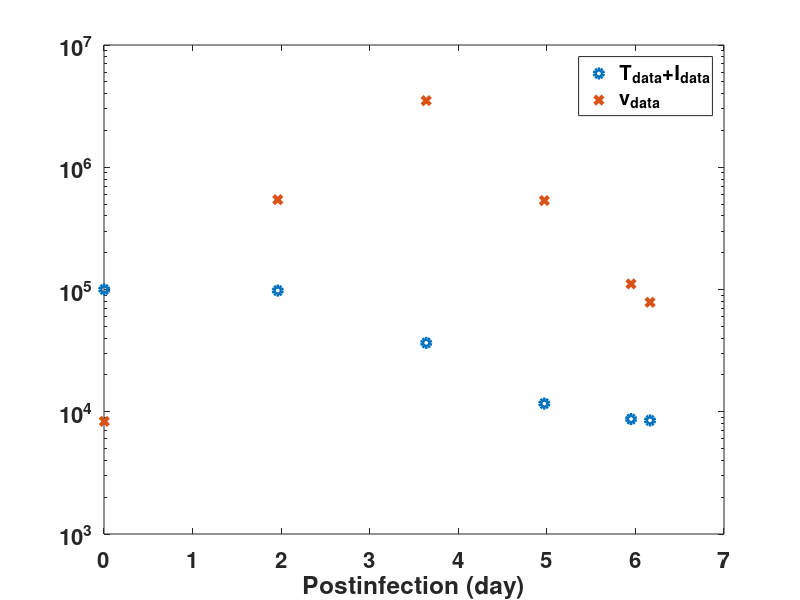

Recreate this plot in MATLAB. (Note: this script raises an error after producing the figure.)
%% Parameter estimation 
% take some time!!!!!!!!!!!!!!!
clc
clear all
close all
set(0,'DefaultAxesFontSize',16)
 set(0,'DefaultAxesFontWeight','bold');
set(0, 'DefaultLineLineWidth', 3);
% viral dynamics 


% time scale & Initials

tspan = linspace(0,10,20000); 
t=tspan;
dt = tspan(2)-tspan(1);
T0=100000; %copies/ml
I0=0;
v0=10000;
V = 1; %5kg*70ml/kg=350ml
Initials=[T0*V I0*V v0*V];
beta = 3.15e-07/V;
p = 11000;
c = 60; 
k=6; % eclipse
delta = 2.1;



T=zeros(length(t),1);
I=zeros(length(t),1);
I2= zeros(length(t),1);
v=zeros(length(t),1);
T(1)=Initials(1);
I(1)=Initials(2);
v(1)=Initials(3);
%%
for i=1:length(t)-1
   
T(i+1)=T(i)-beta*T(i)*v(i)*dt;
I(i+1)=I(i)+(beta*T(i)*v(i)-delta*I(i))*dt;
v(i+1)=v(i)+(p*I(i)-c*v(i))*dt;
T1 = [T(i+1)>0];
I1 = [I(i+1)>0];
I3 = [I2(i+1)>0];
v1 = [v(i+1)>0];
T(i+1) = T(i+1)*T1;
I(i+1) = I(i+1)*I1;
v(i+1) = v(i+1)*v1;
end
ITOT =I;
CTOT = T+I;
vTOT = v;
fulldata = [t' T+I t' v]; 
rng(6)
m=10;
partial_data = (datasample(fulldata(1:15000,:),6));
%%


figure(1)
semilogy(partial_data(:,1),partial_data(:,2),'o',partial_data(:,3),partial_data(:,4),'x')
xlabel('Postinfection (day)')
legend('T_{data}+I_{data}','v_{data}')



%% initial guess and simulation
T=zeros(length(t),1);
I=zeros(length(t),1);
I2= zeros(length(t),1);
v=zeros(length(t),1);
params1(1) = 3e-7;% beta 3.15e-7; %v(0)*V
params1(2) = k;%6; %k 

params1(3) = 1.9 ;%2.1; % delta 
params1(4) =10000;%11000; % p
params1(5) = c;%500; %p'=p/c
%%
Initials=[T0*V,I0*V,v0*V];
T(1)=Initials(1);
I(1)=Initials(2);
v(1)=Initials(3);
% full model
for i=1:length(t)-1
T(i+1)=T(i)-params1(1)*T(i)*v(i)*dt;
I(i+1)=I(i)+(params1(1)*T(i)*v(i)-params1(3)*I(i))*dt;
%I2(i+1)=I2(i)+(params1(2)*I(i)-params1(3)*I2(i))*dt;
v(i+1)=v(i)+(params1(4)*I(i)-c*v(i))*dt;
T1 = [T(i+1)>0];I1 = [I(i+1)>0];I3 = [I2(i+1)>0];v1 = [v(i+1)>0];
T(i+1) = T(i+1)*T1;I(i+1) = I(i+1)*I1;I2(i+1) = I2(i+1)*I3;v(i+1) = v(i+1)*v1;
end
% qssa model 
Tr=zeros(length(t),1);Ir=zeros(length(t),1);Ir2 = zeros(length(t),1);vr=zeros(length(t),1);
Tr(1)=Initials(1);


Ir(1) = params1(1)*Initials(1)*Initials(3)*exp((params1(1)*Initials(3)*exp(-1)-params1(1)*Initials(3)-params1(3))/c)/c;
for i=1:length(t)-1    
Tr(i+1)=Tr(i)-(params1(1)*params1(4)/params1(5).*Tr(i).*Ir(i))*dt ;
Ir(i+1)=Ir(i)+(params1(1)*params1(4)/params1(5).*Tr(i).*Ir(i)-params1(3)*Ir(i))*dt;
%Ir2(i+1)=Ir2(i)+(params1(2)*Ir(i)-params1(3).*Ir2(i))*dt;
Tr1 = [Tr(i+1)>0];Ir1 = [Ir(i+1)>0];Ir3 = [Ir2(i+1)>0];
Tr(i+1) = Tr(i+1).*Tr1;Ir(i+1) = Ir(i+1).*Ir1;Ir2(i+1) = Ir2(i+1).*Ir3;

end
vr=params1(4)/params1(5)*Ir;
%% qssa_il model
% qssa model 
Tr_il=zeros(length(t),1);Ir_il=zeros(length(t),1);Ir2_il = zeros(length(t),1);vr_il=zeros(length(t),1);
Tr_il(1)=Initials(1);
vr_il(1)=Initials(3);

for i=1:length(t)-1    
Tr_il(i+1)=Tr_il(i)-(params1(1).*Tr_il(i).*vr_il(i))*dt ;
%Ir_il(i+1)=Ir_il(i)+(params1(1).*Tr_il(i).*vr_il(i)-params1(2)*Ir_il(i))*dt;
vr_il(i+1)=vr_il(i)+(params1(1)*params1(4)/params1(5).*Tr_il(i).*vr_il(i)-params1(3).*vr_il(i))*dt;
Tr1 = [Tr_il(i+1)>0];Ir1 = [Ir_il(i+1)>0];vr3 = [vr_il(i+1)>0];
Tr_il(i+1) = Tr_il(i+1).*Tr1;Ir_il(i+1) = Ir_il(i+1).*Ir1;vr_il(i+1) = vr_il(i+1).*vr3;

end
Ir2_il=vr_il*params1(5)/params1(4);
%%
tspan = t;
idx_vec = find(abs(tspan-1/c)<dt); 
idx = idx_vec(1);

m1= sqrt(squeeze(sum((T(idx:end)+I(idx:end)+I2(idx:end)-CTOT(idx:end)).^2,1)));
m2= sqrt(squeeze(sum((CTOT(idx:end)).^2,1)));
m3= sqrt(squeeze(sum((I(idx:end)+I2(idx:end)-ITOT(idx:end)).^2,1)));
m4= sqrt(squeeze(sum((ITOT(idx:end)).^2,1)));
m5= sqrt(squeeze(sum((v(idx:end)-vTOT(idx:end)).^2,1)));
m6= sqrt(squeeze(sum((vTOT(idx:end)).^2,1)));

m11= sqrt(squeeze(sum((CTOT(idx:end)-Tr(idx:end)-Ir(idx:end)-Ir2(idx:end)).^2,1)));
m22= sqrt(squeeze(sum((CTOT(idx:end)).^2,1)));
m33= sqrt(squeeze(sum((ITOT(idx:end)-Ir(idx:end)-Ir2(idx:end)).^2,1)));
m44= sqrt(squeeze(sum((ITOT(idx:end)).^2,1)));
m55= sqrt(squeeze(sum((vTOT(idx:end)-vr(idx:end)).^2,1)));
m66= sqrt(squeeze(sum((vTOT(idx:end)).^2,1)));

m111= sqrt(squeeze(sum((CTOT(idx:end)-Tr_il(idx:end)-Ir_il(idx:end)-Ir2_il(idx:end)).^2,1)));
m222= sqrt(squeeze(sum((CTOT(idx:end)).^2,1)));
m333= sqrt(squeeze(sum((ITOT(idx:end)-Ir_il(idx:end)-Ir2_il(idx:end)).^2,1)));
m444= sqrt(squeeze(sum((ITOT(idx:end)).^2,1)));
m555= sqrt(squeeze(sum((vTOT(idx:end)-vr_il(idx:end)).^2,1)));
m666= sqrt(squeeze(sum((vTOT(idx:end)).^2,1)));

rel.target_f = round(m1./m2,2);
rel.infect_f = round(m3./m4,2);
rel.viral_f = round(m5./m6,2);

rel.target_q = round(m11./m22,2);
rel.infect_q = round(m33./m44,2);
rel.viral_q = round(m55./m66,2);

rel.target_q_il = round(m111./m222,2);
rel.infect_q_il = round(m333./m444,2);
rel.viral_q_il = round(m555./m666,2);

%%
% model check
%  figure(2) 
% 
% semilogy(t,CTOT,t,T+I+I2,'r-.',t,Tr+Ir+Ir2,'b:');hold on
% scatter(partial_data(:,1),partial_data(:,2),100,'filled');hold on 
% xlabel('Postinfection (day)')
% ylabel('Total Cells')
% legend('True','full (starting)','QSSA (starting)','Data')
% title('Before parameter estimate')
% str ={'True:, \beta=1.26e-9, k=6, \delta=2.1, p=11000'};
% text(t(10),vr(5),str);
% str1 ={['Starting (f):, \beta=', num2str(params1(1)), ' k=', num2str(params1(2)),...
%     ' \delta=', num2str(params1(3)), ' p=', num2str(params1(4))]};
% text(t(10),vr(7),str1);
% text(t(10),vr(8),['Rel.err (Q)= ', num2str(rel.target_q)])
% text(t(10),vr(9),['Rel.err (f)= ', num2str(rel.target_f)])

     %text(L_s_tot(i,1),Rel_m_tot(i,1),num2str(i),'Color','red');
figure(3)

 semilogy(t,v,'r-.',t,vr,'b:');hold on
 ylim([0.1 inf])
scatter(partial_data(:,3),partial_data(:,4),100,'filled')
text(t(10),vr(3),['Rel.err (Q)= ', num2str(rel.viral_q)],'FontSize',12)
text(t(10),vr(2),['Rel.err (Q_{il})= ', num2str(rel.viral_q_il)],'FontSize',12)
text(t(10),vr(4),['Rel.err (f)= ', num2str(rel.viral_f)],'FontSize',12)
str ={['True:, \beta=3.15e-7, \delta=2.1, p=11000, c=', num2str(c)]};
text(t(10),vr(5),str,'FontSize',12);
str1 ={['Starting:, \beta=', num2str(params1(1)), '\in[3e-7, 3.5e-7]', ...
    ', \delta=', num2str(params1(3)), '\in[1.8,3], p=', num2str(params1(4)), '\in[5000,15000], c=', num2str(c)]};
text(t(10),vr(7),str1,'FontSize',12);

xlabel('Postinfection (day)')
ylabel('V')
legend('Basic viral','QSSA','Data')
title('Before parameter estimate')
%% lsqnonlin estimation 
lower =[3e-7      0  1.8      5000   params1(5)]; %beta,k,delta,p,c
upper =[3.5e-7    0  3        15000  params1(5)];
lower1 =[3e-7     0  1.8      5000   params1(5) ]; 
upper1 =[3.5e-7   0  3        15000  params1(5)];
lower2 =[3e-7     0  1.8       5000   params1(5)];
upper2 =[3.5e-7   0  3         15000  params1(5)];
x0 = [params1(1) 0 3 12000 params1(5)]; % beta,k,delta,p,p'
y0 = params1;
y0 = x0;
z0 = params1;



mmyfun = @(x)myfun(x,partial_data);
mmyfun1 =@(x)myfun1(x,partial_data);
mmyfun2 =@(x)myfun2(x,partial_data);

x=lsqnonlin(mmyfun,x0,lower,upper) %beta,k,delta,p,p' and c=40 fixed
y=lsqnonlin(mmyfun1,y0,lower1,upper1) %c=10
z=lsqnonlin(mmyfun2,z0,lower2,upper2) %c=10
%
opts  = optimoptions(@lsqnonlin, ...
          'Display','iter', ...
          'TolX',1e-9, ...
          'MaxFunctionEvaluations',5e3, ...
          'OutputFcn',@outfun);  % 

%
global trace_full
trace_full = [];

% 
fun = @(par) myfun(par, partial_data);

% lsqnonlin 
[x_est,~,~,~,~,~,~] = lsqnonlin(fun, x0, lower, upper, opts);

%%



% --- 
% trace_qssa 
global trace_qssa
trace_qssa = [];

opts_q = optimoptions(opts,'OutputFcn',@outfun_q);

% 잔차 함수
fun_q = @(par) myfun1(par, partial_data);
  
[y_est,~,~,~,~,~,~] = lsqnonlin(fun_q, x0, lower1, upper1, opts_q);
iters = 1:size(trace_full,1);

figure;
subplot(1,3,1)
semilogx(iters, trace_full(:,1), iters, trace_qssa(:,1))
xlabel('Iteration');
legend('Basic Viral','QSSA','Location','best');
title('\beta')
ylim([2.8e-7 3.2e-7])
subplot(1,3,2)
semilogx(iters, trace_full(:,3), iters, trace_qssa(:,3))
xlabel('Iteration');
legend('Basic Viral','QSSA','Location','best');
title('\delta')
ylim([2 3])
subplot(1,3,3)
semilogx(iters, trace_full(:,4), iters, trace_qssa(:,4))
xlabel('Iteration');
legend('Basic Viral','QSSA','Location','best');
title('p')
ylim([10000 13000])


%% figure after estimation
% full model
T=zeros(length(t),1);I=zeros(length(t),1);I2 = zeros(length(t),1);v=zeros(length(t),1);
T(1)= Initials(1);
v(1) = Initials(3);
for i=1:length(t)-1
T(i+1)=T(i)-(x(1)*T(i)*v(i))*dt;
I(i+1)=I(i)+(x(1)*T(i)*v(i)-x(3)*I(i))*dt;
%I2(i+1)=I2(i)+(x(2)*I(i)-x(3)*I2(i))*dt;
v(i+1)=v(i)+(x(4)*I(i)-x(5)*v(i))*dt;
T1 = [T(i+1)>0];I1 = [I(i+1)>0];I3 = [I2(i+1)>0];v1 = [v(i+1)>0];
T(i+1) = T(i+1)*T1;I(i+1) = I(i+1)*I1;I2(i+1) = I2(i+1)*I3;v(i+1) = v(i+1)*v1;
end
% qssa model 
Tr=zeros(length(t),1);Ir=zeros(length(t),1);Ir2 = zeros(length(t),1);vr=zeros(length(t),1);
Tr(1)=Initials(1);
vr(1) = Initials(3);
% Ir(1) = y(1)*Initials(1)*Initials(3)*exp(-1)/(y(1)*Initials(3)*exp(-1)+y(2)).*...
%     (1-exp(-(y(1)*Initials(3)*exp(-1)+y(2))./c));
%Ir(1) = y(1)*Initials(1)*Initials(3)*exp(-1)/c;
Ir(1) = y(1)*Initials(1)*Initials(3)*exp((y(1)*Initials(3)*exp(-1)-y(1)*Initials(3)-y(3))/c)/c;
for i=1:length(t)-1    
Tr(i+1)=Tr(i)-(y(1)*y(4)/y(5).*Tr(i).*Ir(i))*dt ;
Ir(i+1)=Ir(i)+(y(1)*y(4)/y(5).*Tr(i).*Ir(i)-y(3)*Ir(i))*dt;
%Ir2(i+1)=Ir2(i)+(y(2)*Ir(i)-y(3).*Ir2(i))*dt;
Tr1 = [Tr(i+1)>0];Ir1= [Ir(i+1)>0];Ir3 = [Ir2(i+1)>0];
Tr(i+1) = Tr(i+1).*Tr1;Ir(i+1) = Ir(i+1).*Ir1;Ir2(i+1) = Ir2(i+1).*Ir3;
end
vr=y(4)/y(5)*Ir;

%% qssa_il model
% qssa model 
Tr_il=zeros(length(t),1);Ir_il=zeros(length(t),1);Ir2_il = zeros(length(t),1);vr_il=zeros(length(t),1);
Tr_il(1)=Initials(1);
vr_il(1)=Initials(3);

for i=1:length(t)-1    
Tr_il(i+1)=Tr_il(i)-(z(1).*Tr_il(i).*vr_il(i))*dt ;
%Ir_il(i+1)=Ir_il(i)+(z(1).*Tr_il(i).*vr_il(i)-z(2)*Ir_il(i))*dt;
vr_il(i+1)=vr_il(i)+(z(1)*z(4)/z(5)*Tr_il(i).*vr_il(i)-z(3).*vr_il(i))*dt;
Tr1 = [Tr_il(i+1)>0];Ir1 = [Ir_il(i+1)>0];vr3 = [vr_il(i+1)>0];
Tr_il(i+1) = Tr_il(i+1).*Tr1;Ir_il(i+1) = Ir_il(i+1).*Ir1;vr_il(i+1) = vr_il(i+1).*vr3;

end
Ir2_il=vr_il*z(5)/z(4);
%%
m1= sqrt(squeeze(sum((T(idx:end)+I(idx:end)+I2(idx:end)-CTOT(idx:end)).^2,1)));
m2= sqrt(squeeze(sum((CTOT(idx:end)).^2,1)));
m3= sqrt(squeeze(sum((I(idx:end)+I2(idx:end)-ITOT(idx:end)).^2,1)));
m4= sqrt(squeeze(sum((ITOT(idx:end)).^2,1)));
m5= sqrt(squeeze(sum((v(idx:end)-vTOT(idx:end)).^2,1)));
m6= sqrt(squeeze(sum((vTOT(idx:end)).^2,1)));

m11= sqrt(squeeze(sum((CTOT(idx:end)-Tr(idx:end)-Ir(idx:end)-Ir2(idx:end)).^2,1)));
m22= sqrt(squeeze(sum((CTOT(idx:end)).^2,1)));
m33= sqrt(squeeze(sum((ITOT(idx:end)-Ir(idx:end)-Ir2(idx:end)).^2,1)));
m44= sqrt(squeeze(sum((ITOT(idx:end)).^2,1)));
m55= sqrt(squeeze(sum((vTOT(idx:end)-vr(idx:end)).^2,1)));
m66= sqrt(squeeze(sum((vTOT(idx:end)).^2,1)));

m111= sqrt(squeeze(sum((CTOT(idx:end)-Tr_il(idx:end)-Ir_il(idx:end)-Ir2_il(idx:end)).^2,1)));
m222= sqrt(squeeze(sum((CTOT(idx:end)).^2,1)));
m333= sqrt(squeeze(sum((ITOT(idx:end)-Ir_il(idx:end)-Ir2_il(idx:end)).^2,1)));
m444= sqrt(squeeze(sum((ITOT(idx:end)).^2,1)));
m555= sqrt(squeeze(sum((vTOT(idx:end)-vr_il(idx:end)).^2,1)));
m666= sqrt(squeeze(sum((vTOT(idx:end)).^2,1)));

rel.target_f = round(m1./m2,2);
rel.infect_f = round(m3./m4,2);
rel.viral_f = round(m5./m6,2);

rel.target_q = round(m11./m22,2);
rel.infect_q = round(m33./m44,2);
rel.viral_q = round(m55./m66,2);

rel.target_q_il = round(m111./m222,2);
rel.infect_q_il = round(m333./m444,2);
rel.viral_q_il = round(m555./m666,2);
%%


figure(4)
semilogy (t,T+I,'r-.',t,Tr+Ir,'b:',t,Tr_il+Ir2_il,'g-.');hold on
scatter(partial_data(:,1),partial_data(:,2),100,'filled');

xlabel('Postinfection (Day)')
ylabel('Total Cells')
legend('full','QSSA','QSSA_{il}','Data')
title('After parameter estimation')
str ={['Estimate (f):, \beta=', num2str(x(1)), ' k=', num2str(x(2)),...
    ' \delta=', num2str(x(3)), ' p=', num2str(x(4))]};
% text(t(10),vr(5),str);
% str1 ={['Estimate (Q):, \beta=', num2str(y(1)), ' k=', num2str(y(2)),...
%      ' \delta=', num2str(y(3)), ' p=', num2str(y(5))]};
% text(t(10),vr(10),str1);
%   text(t(10),vr(8),['Rel.err (Q)= ', num2str(rel.target_q)])
% text(t(10),vr(9),['Rel.err (f)= ', num2str(rel.target_f)])
 figure(5)
semilogy(t,v,'r-.',t,vr,'b:'); hold on
 scatter(partial_data(:,3),partial_data(:,4),100,'filled');
 xlabel('Postinfection (day)')
 ylabel('V')

legend('Basic viral','QSSA','QSSA_{il}','Data')
title('After parameter estimation')
str ={['Estimate (f):, \beta=', num2str(x(1)), ...
    ', \delta=', num2str(x(3)), ', p=', num2str(x(4))]};
text(t(10),vr(5),str,'FontSize',12);
str1 ={['Estimate (Q):, \beta=', num2str(y(1)), ...
     ', \delta=', num2str(y(3)), ', p=', num2str(y(4))]};
text(t(10),vr(10),str1,'FontSize',12);
% str2 ={['Estimate (Q_{il}):, \beta=', num2str(z(1)), ...
%      ', \delta=', num2str(z(3)), ', p=', num2str(z(4))]};
%text(t(10),vr(13),str2,'FontSize',12);
%text(t(10),vr(2),['Rel.err (Q_{il})= ', num2str(rel.viral_q_il)],'FontSize',12)
text(t(10),vr(3),['Rel.err (Q)= ', num2str(rel.viral_q)],'FontSize',12)
text(t(10),vr(4),['Rel.err (f)= ', num2str(rel.viral_f)],'FontSize',12)

ylim([0.1 inf])

%%

% %% --- 공통 세팅 ---
% % (이미 lsqnonlin 으로 구해놓은) 초기 추정치
% beta0_viral = x(1);   % viral 모델에서 추정된 β
% beta0_qssa  = y(1);   % QSSA 모델에서 추정된 β
% delta0      = 2.1;    % 초기 δ
% p0          = 1e4;    % 초기 p
% c_fixed     = 60;     % 고정된 c
% 
% % 최적화 옵션
% opts = optimoptions(@lsqnonlin, ...
%     'Display','off', ...
%     'TolX',1e-8, ...
%     'MaxFunctionEvaluations',5000);
% 
% % 프로파일용 격자
% beta_grid  = linspace(1e-8,5e-7,30);   
% delta_grid = linspace(1.5,3,30);      
% p_grid     = linspace(10000,13000,30);  
% 
% % 로그‐변환용 함수 핸들 (xp = [ log(delta); log(p) ])
% viral_obj = @(b, xp, data) myfun( [ b, 0, exp(xp(1)), exp(xp(2)), c_fixed ], data );
% qssa_obj  = @(b, xp, data) myfun1([ b, 0, exp(xp(1)), exp(xp(2)), c_fixed ], data );
% 
% % 1) β‐프로파일 (δ,p warm‐start + 로그 re‐parameterization)
% SSE_beta_viral = nan(size(beta_grid));
% SSE_beta_qssa  = nan(size(beta_grid));
% 
% % warm‐start 변수 (xp = [ log(delta); log(p) ])
% last_xp_v = [ log(delta0); log(p0) ];
% last_xp_q = [ log(delta0); log(p0) ];
% 
% for i = 1:numel(beta_grid)
%     b = beta_grid(i);
% 
%     % Viral model: xp = [ log(delta); log(p) ] 최적화
%     obj_v = @(xp) viral_obj(b, xp, partial_data);
%     lb_xp = [ log(1.0);   log(5e3) ];   % δ ≥ 1, p ≥ 5e3
%     ub_xp = [ log(4.0);   log(2e4) ];   % δ ≤ 4, p ≤ 2e4
%     [xp_v, res_v] = lsqnonlin(obj_v, last_xp_v, lb_xp, ub_xp, opts);
%     SSE_beta_viral(i) = sum(res_v.^2);
%     last_xp_v = xp_v;   % warm‐start 업데이트
% 
%     % QSSA model: xp 최적화
%     obj_q = @(xp) qssa_obj(b, xp, partial_data);
%     [xp_q, res_q] = lsqnonlin(obj_q, last_xp_q, lb_xp, ub_xp, opts);
%     SSE_beta_qssa(i) = sum(res_q.^2);
%     last_xp_q = xp_q;   % warm‐start 업데이트
% end
% 
% figure; hold on;
% plot(beta_grid, log(SSE_beta_viral), 'r-o','LineWidth',1.5);
% plot(beta_grid, log(SSE_beta_qssa),  'b--s','LineWidth',1.5);
% xlabel('\beta'); ylabel('log(SSE)');
% legend('Viral','QSSA','Location','best');
% title('Profile‐Likelihood in \beta');
% grid on;
% 
% 
% % 2) δ‐프로파일 (β,p 재추정 → warm‐start & 로그 re‐parameterization)
% SSE_delta_viral = nan(size(delta_grid));
% SSE_delta_qssa  = nan(size(delta_grid));
% 
% % warm‐start 변수 (xp = [ log(beta); log(p) ])
% last_xp_v = [ log(beta0_viral); log(p0) ];
% last_xp_q = [ log(beta0_qssa);  log(p0) ];
% 
% viral_obj2 = @(d, xp, data) myfun( [ exp(xp(1)), 0, d, exp(xp(2)), c_fixed ], data );
% qssa_obj2  = @(d, xp, data) myfun1([ exp(xp(1)), 0, d, exp(xp(2)), c_fixed ], data );
% 
% for i = 1:numel(delta_grid)
%     d = delta_grid(i);
% 
%     % Viral model: xp = [ log(beta); log(p) ]
%     obj_v = @(xp) viral_obj2(d, xp, partial_data);
%     lb_xp = [ log(1e-7); log(5e3) ];   % β ≥ 1e-7, p ≥ 5e3
%     ub_xp = [ log(5e-7); log(2e4) ];   % β ≤ 5e-7, p ≤ 2e4
%     [xp_v, res_v] = lsqnonlin(obj_v, last_xp_v, lb_xp, ub_xp, opts);
%     SSE_delta_viral(i) = sum(res_v.^2);
%     last_xp_v = xp_v;
% 
%     % QSSA model
%     obj_q = @(xp) qssa_obj2(d, xp, partial_data);
%     [xp_q, res_q] = lsqnonlin(obj_q, last_xp_q, lb_xp, ub_xp, opts);
%     SSE_delta_qssa(i) = sum(res_q.^2);
%     last_xp_q = xp_q;
% end
% 
% figure; hold on;
% plot(delta_grid, log(SSE_delta_viral), 'r-o','LineWidth',1.5);
% plot(delta_grid, log(SSE_delta_qssa),  'b--s','LineWidth',1.5);
% xlabel('\delta'); ylabel('log(SSE)');
% legend('Viral','QSSA','Location','best');
% title('Profile‐Likelihood in \delta');
% grid on;
% 
% 
% % 3) p‐ (β,δ 재추정 → warm‐start & 로그 re‐parameterization)
% SSE_p_viral = nan(size(p_grid));
% SSE_p_qssa  = nan(size(p_grid));
% 
% % warm‐start  (xp = [ log(beta); log(delta) ])
% last_xp_v = [ log(beta0_viral); log(delta0) ];
% last_xp_q = [ log(beta0_qssa);  log(delta0) ];
% 
% viral_obj3 = @(pval, xp, data) myfun( [ exp(xp(1)), 0, exp(xp(2)), pval, c_fixed ], data );
% qssa_obj3  = @(pval, xp, data) myfun1([ exp(xp(1)), 0, exp(xp(2)), pval, c_fixed ], data );
% 
% for i = 1:numel(p_grid)
%     pval = p_grid(i);
% 
%     % Viral model
%     obj_v = @(xp) viral_obj3(pval, xp, partial_data);
%     lb_xp = [ log(1e-7); log(1.0) ];    % β ≥ 1e-7, δ ≥ 1
%     ub_xp = [ log(5e-7); log(4.0) ];    % β ≤ 5e-7, δ ≤ 4
%     [xp_v, res_v] = lsqnonlin(obj_v, last_xp_v, lb_xp, ub_xp, opts);
%     SSE_p_viral(i) = sum(res_v.^2);
%     last_xp_v = xp_v;
% 
%     % QSSA model
%     obj_q = @(xp) qssa_obj3(pval, xp, partial_data);
%     [xp_q, res_q] = lsqnonlin(obj_q, last_xp_q, lb_xp, ub_xp, opts);
%     SSE_p_qssa(i) = sum(res_q.^2);
%     last_xp_q = xp_q;
% end
% 
% figure; hold on;
% plot(p_grid, log(SSE_p_viral), 'r-o','LineWidth',1.5);
% plot(p_grid, log(SSE_p_qssa),  'b--s','LineWidth',1.5);
% xlabel('p'); ylabel('log(SSE)');
% legend('Viral','QSSA','Location','best');
% title('Profile‐Likelihood in p');
% grid on;


%%
%% ------------------------------------------------------------------------
% 3×2 2D profile-likelihood  (Viral vs QSSA )
%   (1) β–δ plane (p )
%   (2) β–p plane (δ )
%   (3) δ–p plane (β )
%   plane  ΔSSE ≤ th (≈95% CI) contour 

% --- 0)  --------------------------------------------------------
%  (lsqnonlin)
beta0_v   = x(1);      % Vira β
beta0_q   = y(1);      % QSSA β
delta0_v    = 2.6104;       % δ
delta0_q = 2.0999;
p0_v        = 11934;       %  p
p0_q = 10884;
c_fixed   = 60;        % c

% lsqnonlin 
opts = optimoptions(@lsqnonlin, ...
    'Display','off', ...
    'TolX',1e-8, ...
    'MaxFunctionEvaluations',5000);
%lower =[3e-7      0  1.8      5000   params1(5)]; %beta,k,delta,p,c
%upper =[3.5e-7    0  3        15000  params1(5)];
% 프로파일 격자
beta_grid  = linspace(2.5e-7,3.5e-7,150);
delta_grid = linspace(1.5,3,150);
p_grid     = linspace(8000,15000,150);2

% ODE residual 함수 핸들
viral_fun = @(pars,data)   myfun( pars,  data );    % pars = [β,0,δ,p,c]
qssa_fun  = @(pars,data) myfun1(pars,  data );

% ------------------------------ 1) β–δ plane -----------------------------
% p 재추정 → xp = log(p)
SSE_bd_v = nan(numel(delta_grid),numel(beta_grid));
SSE_bd_q = nan(size(SSE_bd_v));
xp_v = log(p0_v);
xp_q = log(p0_q);

for i = 1:numel(beta_grid)
  b = beta_grid(i);
  for j = 1:numel(delta_grid)
    d = delta_grid(j);

    % Viral
    objV = @(xp) viral_fun([b,0,d,exp(xp_v),c_fixed], partial_data);
    [xp_v, rV] = lsqnonlin(objV, xp_v, log(5e3), log(2e4), opts);
    SSE_bd_v(j,i) = sum(rV.^2);

    % QSSA
    objQ = @(xp) qssa_fun([b,0,d,exp(xp_q),c_fixed], partial_data);
    [xp_q, rQ] = lsqnonlin(objQ, xp_q, log(5e3), log(2e4), opts);
    SSE_bd_q(j,i) = sum(rQ.^2);
  end
end

% ------------------------------ 2) β–p plane -----------------------------
% δ 재추정 → xp = log(δ)
SSE_bp_v = nan(numel(p_grid),numel(beta_grid));
SSE_bp_q = nan(size(SSE_bp_v));
xp_v = log(delta0_v);
xp_q = log(delta0_q);

for i = 1:numel(beta_grid)
  b = beta_grid(i);
  for k = 1:numel(p_grid)
    pval = p_grid(k);

    % Viral
    objV = @(xp) viral_fun([b,0,exp(xp_v),pval,c_fixed], partial_data);
    [xp_v, rV] = lsqnonlin(objV, xp_v, log(1), log(4), opts);
    SSE_bp_v(k,i) = sum(rV.^2);

    % QSSA
    objQ = @(xp) qssa_fun([b,0,exp(xp_q),pval,c_fixed], partial_data);
    [xp_q, rQ] = lsqnonlin(objQ, xp_q, log(1), log(4), opts);
    SSE_bp_q(k,i) = sum(rQ.^2);
  end
end

% ------------------------------ 3) δ–p plane -----------------------------
% β  → xp = log(β)
SSE_dp_v = nan(numel(p_grid),numel(delta_grid));
SSE_dp_q = nan(size(SSE_dp_v));
xp_v = log(beta0_v);
xp_q = log(beta0_q);

for j = 1:numel(delta_grid)
  d = delta_grid(j);
  for k = 1:numel(p_grid)
    pval = p_grid(k);

    % Viral
    objV = @(xp) viral_fun([exp(xp_v),0,d,pval,c_fixed], partial_data);
    [xp_v, rV] = lsqnonlin(objV, xp_v, log(1e-7), log(5e-7), opts);
    SSE_dp_v(k,j) = sum(rV.^2);

    % QSSA
    objQ = @(xp) qssa_fun([exp(xp_q),0,d,pval,c_fixed], partial_data);
    [xp_q, rQ] = lsqnonlin(objQ, xp_q, log(1e-7), log(5e-7), opts);
    SSE_dp_q(k,j) = sum(rQ.^2);
  end
end

% ------------------------- 4) ΔSSE  & masking -----------------------
th = 5.99;  % χ²(2;0.95) = 5.99

% 1) ΔSSE  (95% CI )
% — β–δ
min_bd_v = min(SSE_bd_v(:));
min_bd_q = min(SSE_bd_q(:));
dSSE_bd_v = SSE_bd_v - min_bd_v;  dSSE_bd_v(dSSE_bd_v>th) = NaN;
dSSE_bd_q = SSE_bd_q - min_bd_q;  dSSE_bd_q(dSSE_bd_q>th) = NaN;

% — β–p
min_bp_v = min(SSE_bp_v(:));
min_bp_q = min(SSE_bp_q(:));
dSSE_bp_v = SSE_bp_v - min_bp_v;  dSSE_bp_v(dSSE_bp_v>th) = NaN;
dSSE_bp_q = SSE_bp_q - min_bp_q;  dSSE_bp_q(dSSE_bp_q>th) = NaN;

% — δ–p
min_dp_v = min(SSE_dp_v(:));
min_dp_q = min(SSE_dp_q(:));
dSSE_dp_v = SSE_dp_v - min_dp_v;  dSSE_dp_v(dSSE_dp_v>th) = NaN;
dSSE_dp_q = SSE_dp_q - min_dp_q;  dSSE_dp_q(dSSE_dp_q>th) = NaN;

% 2) meshgrid
[BB,  DD ] = meshgrid(beta_grid,  delta_grid);
[BB2, PP ] = meshgrid(beta_grid,  p_grid    );
[DD2, PP2] = meshgrid(delta_grid, p_grid    );

% 3) min
[~,idx_bd_v] = min(SSE_bd_v(:)); [r_bd_v,c_bd_v] = ind2sub(size(SSE_bd_v),idx_bd_v);
[~,idx_bd_q] = min(SSE_bd_q(:)); [r_bd_q,c_bd_q] = ind2sub(size(SSE_bd_q),idx_bd_q);

[~,idx_bp_v] = min(SSE_bp_v(:)); [r_bp_v,c_bp_v] = ind2sub(size(SSE_bp_v),idx_bp_v);
[~,idx_bp_q] = min(SSE_bp_q(:)); [r_bp_q,c_bp_q] = ind2sub(size(SSE_bp_q),idx_bp_q);

[~,idx_dp_v] = min(SSE_dp_v(:)); [r_dp_v,c_dp_v] = ind2sub(size(SSE_dp_v),idx_dp_v);
[~,idx_dp_q] = min(SSE_dp_q(:)); [r_dp_q,c_dp_q] = ind2sub(size(SSE_dp_q),idx_dp_q);

% 4)plot
figure('Position',[100 100 1200 900]);

% -- (1) β–δ plane --------------------------------------------------------
% Viral
ax1 = subplot(3,2,1);
pcolor(ax1, BB, DD, log10(SSE_bd_v)); shading(ax1,'interp'); hold(ax1,'on');
contour(ax1, BB, DD, dSSE_bd_v, [0 th], 'k-', 'LineWidth',2);
plot( ax1, beta_grid(c_bd_v), delta_grid(r_bd_v), 'kp', ...
      'MarkerSize',14, 'MarkerFaceColor','y');
title(ax1,'Viral: \beta–\delta SSE'); xlabel(ax1,'\beta'); ylabel(ax1,'\delta');
set(ax1,'Layer','top'); colorbar(ax1); grid(ax1,'on');

% QSSA
ax2 = subplot(3,2,2);
pcolor(ax2, BB, DD, log10(SSE_bd_q)); shading(ax2,'interp'); hold(ax2,'on');
contour(ax2, BB, DD, dSSE_bd_q, [0 th], 'k--','LineWidth',2);
plot( ax2, beta_grid(c_bd_q), delta_grid(r_bd_q), 'kp', ...
      'MarkerSize',14, 'MarkerFaceColor','y');
title(ax2,'QSSA:  \beta–\delta SSE'); xlabel(ax2,'\beta'); ylabel(ax2,'\delta');
set(ax2,'Layer','top'); colorbar(ax2); grid(ax2,'on');

% -- (2) β–p plane --------------------------------------------------------
% Viral
ax3 = subplot(3,2,3);
pcolor(ax3, BB2, PP, log10(SSE_bp_v)); shading(ax3,'interp'); hold(ax3,'on');
contour(ax3, BB2, PP, dSSE_bp_v, [0 th], 'k-', 'LineWidth',2);
plot( ax3, beta_grid(c_bp_v), p_grid(r_bp_v), 'kp', ...
      'MarkerSize',14, 'MarkerFaceColor','y');
title(ax3,'Viral: \beta–p SSE'); xlabel(ax3,'\beta'); ylabel(ax3,'p');
set(ax3,'Layer','top'); colorbar(ax3); grid(ax3,'on');

% QSSA
ax4 = subplot(3,2,4);
pcolor(ax4, BB2, PP, log10(SSE_bp_q)); shading(ax4,'interp'); hold(ax4,'on');
contour(ax4, BB2, PP, dSSE_bp_q, [0 th], 'k--','LineWidth',2);
plot( ax4, beta_grid(c_bp_q), p_grid(r_bp_q), 'kp', ...
      'MarkerSize',14, 'MarkerFaceColor','y');
title(ax4,'QSSA:  \beta–p SSE'); xlabel(ax4,'\beta'); ylabel(ax4,'p');
set(ax4,'Layer','top'); colorbar(ax4); grid(ax4,'on');

% -- (3) δ–p plane --------------------------------------------------------
% Viral
ax5 = subplot(3,2,5);
pcolor(ax5, DD2, PP2, log10(SSE_dp_v)); shading(ax5,'interp'); hold(ax5,'on');
contour(ax5, DD2, PP2, dSSE_dp_v, [0 th], 'k-', 'LineWidth',2);
plot( ax5, delta_grid(c_dp_v), p_grid(r_dp_v), 'kp', ...
      'MarkerSize',14, 'MarkerFaceColor','y');
title(ax5,'Viral: \delta–p SSE'); xlabel(ax5,'\delta'); ylabel(ax5,'p');
set(ax5,'Layer','top'); colorbar(ax5); grid(ax5,'on');

% QSSA
ax6 = subplot(3,2,6);
pcolor(ax6, DD2, PP2, log10(SSE_dp_q)); shading(ax6,'interp'); hold(ax6,'on');
contour(ax6, DD2, PP2, dSSE_dp_q, [0 th], 'k--','LineWidth',2);
plot( ax6, delta_grid(c_dp_q), p_grid(r_dp_q), 'kp', ...
      'MarkerSize',14, 'MarkerFaceColor','y');
title(ax6,'QSSA:  \delta–p SSE'); xlabel(ax6,'\delta'); ylabel(ax6,'p');
set(ax6,'Layer','top'); colorbar(ax6); grid(ax6,'on');






%%
function F = myfun(params1, partial_data) %full identifiability

tspan = linspace(0,10,20000); 
dt = tspan(2)-tspan(1);
t=tspan;

V1=300;
T_est=zeros(length(t),1);
I_est=zeros(length(t),1);
T_est(1)=30000000/V1;
v_est = zeros(length(t),1);
v_est(1) = 3000000/V1;
for i=1:length(t)-1

T_est(i+1)=T_est(i)-(params1(1)*T_est(i)*v_est(i))*dt;
I_est(i+1)=I_est(i)+(params1(1)*T_est(i)*v_est(i)-params1(3)*I_est(i))*dt;
v_est(i+1)=v_est(i)+(params1(4)*I_est(i)-params1(5)*v_est(i))*dt;
T1 = [T_est(i+1)>0];I1 = [I_est(i+1)>0];v1 = [v_est(i+1)>0];
T_est(i+1) = T_est(i+1)*T1;I_est(i+1) = I_est(i+1)*I1;v_est(i+1) = v_est(i+1)*v1;
end

for i=1:length(partial_data(:,1))
time(i) = find(abs(t-partial_data(i,3))<=0.5*dt);
end
totv = v_est;
totv = totv(time);

F=(abs(partial_data(:,4)-totv));

end


function F= myfun1(params1, partial_data) %qssa identifiability
tspan = linspace(0,10,20000); 
dt = tspan(2)-tspan(1);
t=tspan;



% qssa model 
Tr_est=zeros(length(t),1);Ir_est=zeros(length(t),1);vr_est=zeros(length(t),1);
V1=300;
Tr_est(1)=30000000/V1;
vrk = 3000000/V1;

Ir_est(1) = params1(1)*Tr_est(1)*vrk*exp((params1(1)*vrk*exp(-1)-params1(1)*vrk-params1(3))/params1(5))/params1(5);

for i=1:length(t)-1    
Tr_est(i+1)=Tr_est(i)-(params1(1)*params1(4)/params1(5)*Tr_est(i).*Ir_est(i))*dt ;
Ir_est(i+1)=Ir_est(i)+(params1(1)*params1(4)/params1(5)*Tr_est(i).*Ir_est(i)-params1(3)*Ir_est(i))*dt;
Tr1 = [Tr_est(i+1)>0];Ir1 = [Ir_est(i+1)>0];
Tr_est(i+1) = Tr_est(i+1).*Tr1;Ir_est(i+1) = Ir_est(i+1).*Ir1;
end
vr_est=params1(4)/params1(5)*Ir_est;

for i=1:length(partial_data(:,1))
time(i) = find(abs(t-partial_data(i,3))<=0.5*dt);
end

totv = vr_est;
totv = totv(time);

F=(abs(partial_data(:,4)-totv));
end

function F= myfun2(params1, partial_data) 
tspan = linspace(0,10,20000); 
dt = tspan(2)-tspan(1);
t=tspan;



% qssa_il model 
Tr_est_il=zeros(length(t),1);Ir_est_il=zeros(length(t),1);Ir2_est_il = zeros(length(t),1);vr_est_il=zeros(length(t),1);
V1=300;
Tr_est_il(1)=30000000/V1;
vr_est_il(1) = 3000000/V1;


for i=1:length(t)-1    
Tr_est_il(i+1)=Tr_est_il(i)-(params1(1)*Tr_est_il(i).*vr_est_il(i))*dt ;
vr_est_il(i+1)=vr_est_il(i)+(params1(1)*params1(4)/params1(5)*Tr_est_il(i).*vr_est_il(i)-params1(3)*vr_est_il(i))*dt;
Tr1 = [Tr_est_il(i+1)>0];Ir1 = [Ir_est_il(i+1)>0];vr3 = [vr_est_il(i+1)>0];
Tr_est_il(i+1) = Tr_est_il(i+1).*Tr1;Ir_est_il(i+1) = Ir_est_il(i+1).*Ir1;vr_est_il(i+1) = vr_est_il(i+1).*vr3;
end
Ir_est_il=vr_est_il*params1(5)/params1(4);

for i=1:length(partial_data(:,1))
time(i) = find(abs(t-partial_data(i,3))<=0.5*dt);
end

totv = vr_est_il;
totv = totv(time);

F=(abs(partial_data(:,4)-totv));
end

function stop = outfun(x,optimValues,state)
    % full model trace 
    global trace_full
    stop = false;
    if strcmp(state,'iter')
        trace_full = [trace_full; x];
    end
end

function stop = outfun_q(x,optimValues,state)
    % QSSA model trace 
    global trace_qssa
    stop = false;
    if strcmp(state,'iter')
        trace_qssa = [trace_qssa; x];
    end
end